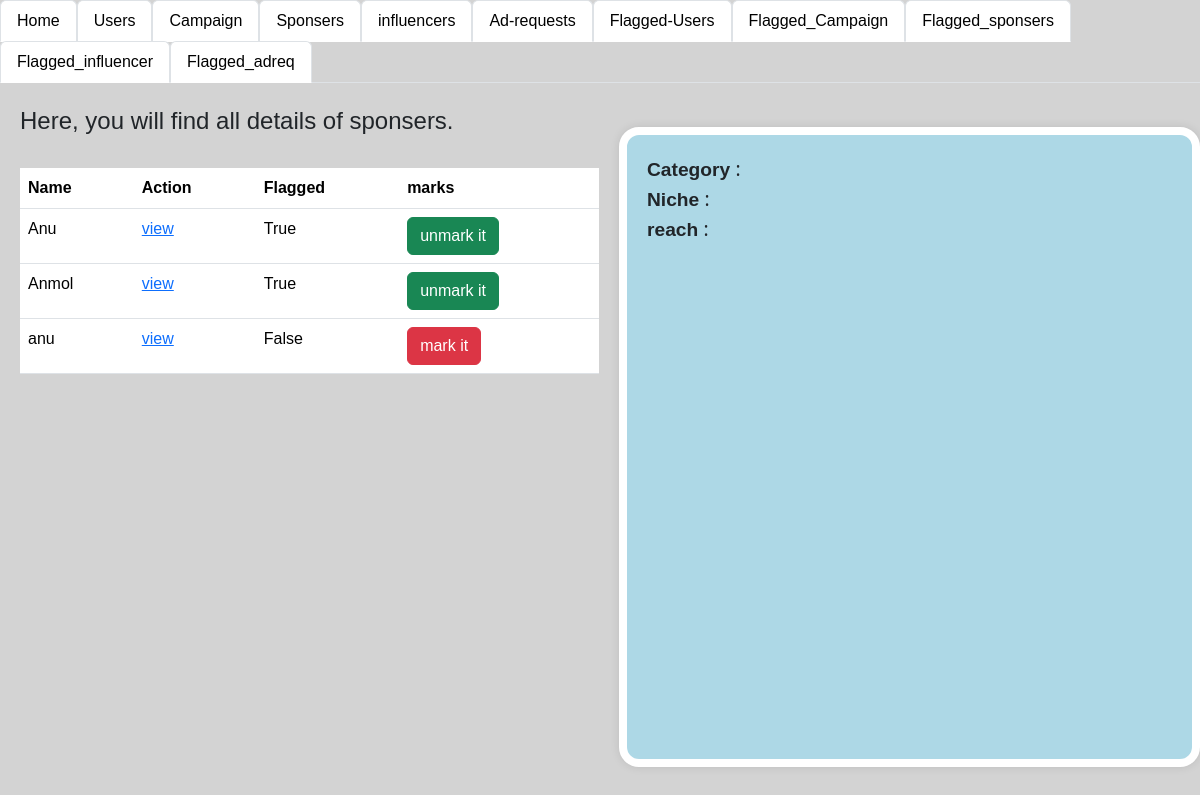
/admin_info, run on an earlier commit of the app's database.
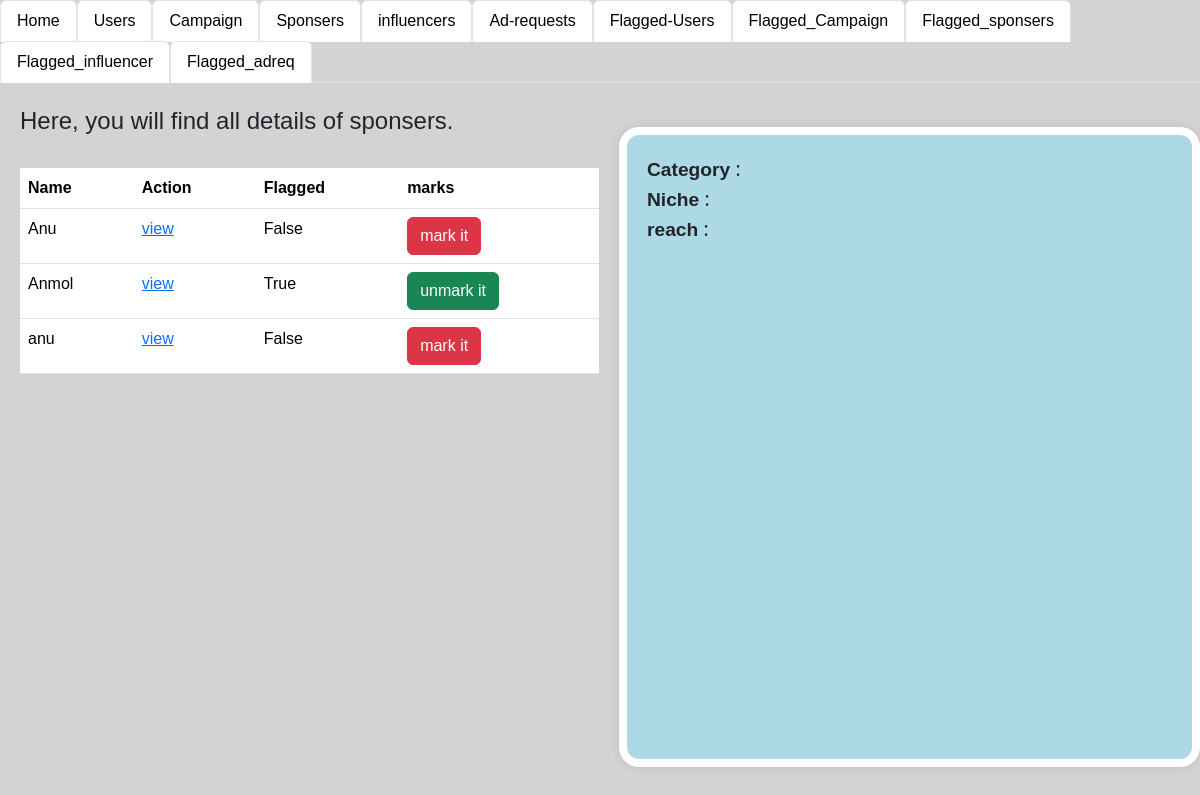
And on a later commit of the database.
### app.py (models this page shows)
class influencer(db.Model):
    __tablename__='influcener'
    influencer_id=db.Column(db.Integer,primary_key=True,autoincrement=True)
    name=db.Column(db.String,db.ForeignKey(user.username))
    Category=db.Column(db.String)
    Niche=db.Column(db.String)
    reach=db.Column(db.Integer)
    user_id=db.Column(db.Integer,db.ForeignKey(user.user_id))
    photo_path = db.Column(db.String)
    flagged_info=db.Column(db.Boolean, default=False)

### app.py (the view)
@app.route("/admin_info",methods=["GET"])
def admin_info():
    infodata=db.session.query(influencer).all()
    info12=None
    return render_template("admin_info.html",infodata=infodata,info12=info12)

### templates/admin_info.html (shortened to what this page needs)
<!DOCTYPE html>
<html lang="en">
<head>
    <link rel="stylesheet" href="\static\style.css">
    <link href="https://cdn.jsdelivr.net/npm/bootstrap@5.3.3/dist/css/bootstrap.min.css" rel="stylesheet">
</head>
<body style="background-color: lightgray;">
  <ul class="nav nav-tabs">
    <li class="nav-item">
      <a class="nav-link active" aria-current="page" href="/login">Home</a>
    </li>
    <li class="nav-item">
      <a class="nav-link active" aria-current="page" href="/login_users">Users</a>
    </li>
    <li class="nav-item">
      <a class="nav-link active" aria-current="page" href="/login_camp" >Campaign</a>
    </li>
    <li class="nav-item">
      <a class="nav-link active" aria-current="page" href="/admin_spons" >Sponsers</a>
    </li>
    <li class="nav-item">
      <a class="nav-link active" aria-current="page" href="/admin_info" >influencers</a>
    </li>
    <li class="nav-item">
      <a class="nav-link active" aria-current="page" href="/admin_adreq" >Ad-requests</a>
  </li>
  <li class="nav-item">
    <a class="nav-link active" aria-current="page" href="/login_users/flag">Flagged-Users</a>
  </li>
    <li class="nav-item">
      <a class="nav-link active" aria-current="page" href="/login_camp/flag" >Flagged_Campaign</a>
    </li>
    <li class="nav-item">
      <a class="nav-link active" aria-current="page" href="/login_spons/flag" >Flagged_sponsers</a>
    </li>
    <li class="nav-item">
      <a class="nav-link active" aria-current="page" href="/admin_info/flag" >Flagged_influencer</a>
    </li>
    <li class="nav-item">
      <a class="nav-link active" aria-current="page" href="/admin_adreq/flag" >Flagged_adreq</a>
    </li>
  </ul>
  <div class="seperate">
    <div style="width: 50%; margin-left: 20px;">
        <h4>Here, you will find all details of sponsers.</h4><br>
        <table class="table table-hover">
          <tr>
            <th>Name</th>
            <th>Action</th>
            <th>Flagged</th>
            <th>marks</th>
          </tr>
            {% for i in infodata %}
          <tr>
            <td>{{i.name}}</td>
            <td><a href="/admin_info/{{i.influencer_id}}">view</a></td>
            <td>{{i.flagged_info}}</td>
            {% if i.flagged_info == false %}
            <td><a class="btn btn-danger" href="/admin_info_flag/{{i.influencer_id}}">mark it</a></td>
            {% else %}
            <td><a class="btn btn-success" href="/admin_info_flag_false/{{i.influencer_id}}">unmark it</a></td>
            {% endif %}
        </tr>
            {% endfor %}
        </table>
    </div >
    <div class="admin_camp_details">
     <b> Category </b>: {{info12.Category }}<br>
     <b> Niche </b>: {{info12.Niche}}<br>
     <b> reach </b>: {{info12.reach}}<br>
    </div>
  </div>
</body>
</html>

### static/style.css (style rules this page uses)
* { font-family:Tahoma, Geneva, Verdana, sans-serif; height: auto; }
.seperate { display: flex; }
.admin_camp_details { font-family: 'Segoe UI'; font-size: larger; text-align:start; align-items: center; border-radius: 20px; height: 80vh; width: 50%; margin-left: 20px; border: 8px solid white; background-color:lightblue; padding: 20px; box-shadow: 0 0 10px rgba(0, 0, 0, 0.1); margin-top: 20px; }

What changed in the data, as far as the page shows it:
changed influencer "Anu": flagged_info "True" → "False"; flagged_info "unmark it" → "mark it"
